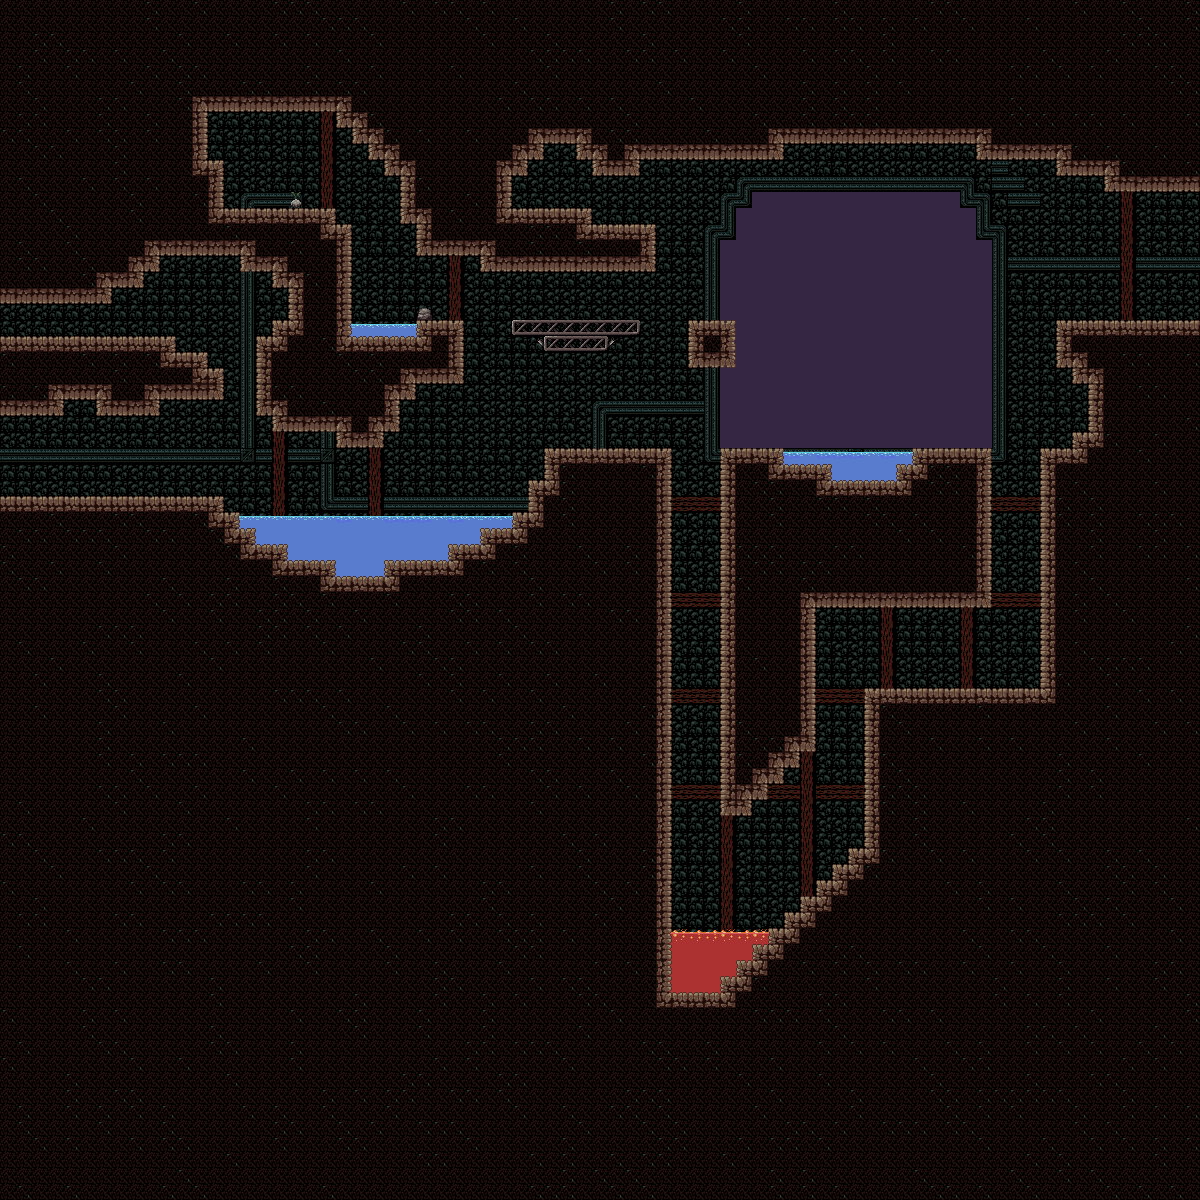

A level layout from a 2D game, rendered from its tile map. Below: a short description, then the map file with tile-grid data replaced by summaries:
An orthogonal 75x75 tile map with 16x16 px tiles, 4 tile layers (Background, Liquids, Tile Layer 1, Decoration), 3 tilesets and 15 objects (rotatingthing, path1, mover, path5, path4, ...).

<map version="1.0" orientation="orthogonal" renderorder="right-down" width="75" height="75" tilewidth="16" tileheight="16" backgroundcolor="#352643" nextobjectid="73">
 <tileset firstgid="1" source="../Tilesets/rustic_foreground.tsx" />
 <tileset firstgid="37" source="../Tilesets/rustic_background.tsx" />
 <tileset firstgid="73" source="../Tilesets/liquids.tsx" />
 <layer name="Background" width="75" height="75">
  <data>[5625 cells, 3893 non-empty, 13 distinct tile ids]</data>
 </layer>
 <layer name="Liquids" width="75" height="75">
  <data>[5625 cells, 164 non-empty, 9 distinct tile ids]</data>
 </layer>
 <layer name="Tile Layer 1" width="75" height="75">
  <properties>
   <property name="collidable" type="bool" value="true" />
  </properties>
  <data>[5625 cells, 4239 non-empty, 23 distinct tile ids]</data>
 </layer>
 <layer name="Decoration" width="75" height="75">
  <data>[5625 cells, 2 non-empty, 2 distinct tile ids]</data>
 </layer>
 <objectgroup color="#e6e6a2" name="Objects">
  <object id="31" name="rotatingthing" x="416" y="448" width="80" height="16">
   <properties>
    <property name="script" type="file" value="../../../rotateme.lua" />
    <property name="speed" type="float" value="-0.05" />
   </properties>
  </object>
  <object id="32" name="path1" x="504" y="372">
   <properties>
    <property name="stops" value="1,4,5" />
   </properties>
   <polyline points="-40,-52 -40,44 136,44 136,-52" />
  </object>
  <object id="35" name="mover" x="464" y="320">
   <properties>
    <property name="json" type="file" value="../../../Objects/pathfollow.json" />
    <property name="path" value="@object:path1" />
    <property name="speed" type="float" value="120" />
   </properties>
   <polygon points="0,0 48,0 48,16 0,16" />
  </object>
  <object id="36" name="path5" x="1008" y="320">
   <polyline points="-32,0 48,0" />
  </object>
  <object id="37" name="path4" x="928" y="320">
   <polyline points="0,0 0,-128" />
  </object>
  <object id="38" name="path3" x="864" y="256">
   <polyline points="-32,0 -32,-64 16,-64" />
  </object>
  <object id="39" name="path2" x="736" y="256">
   <polyline points="0,0 0,64" />
  </object>
  <object id="44" x="736" y="256" width="48" height="16">
   <properties>
    <property name="json" type="file" value="../../../Objects/pathfollow.json" />
    <property name="length" type="float" value="2" />
    <property name="path" value="@object:path2" />
   </properties>
  </object>
  <object id="45" x="784" y="256" width="48" height="16">
   <properties>
    <property name="json" type="file" value="../../../Objects/pathfollow.json" />
    <property name="length" type="float" value="2" />
    <property name="path" value="@object:path3" />
   </properties>
  </object>
  <object id="46" x="880" y="320" width="48" height="16">
   <properties>
    <property name="json" type="file" value="../../../Objects/pathfollow.json" />
    <property name="length" type="float" value="2" />
    <property name="path" value="@object:path4" />
   </properties>
  </object>
  <object id="47" x="928" y="320" width="48" height="16">
   <properties>
    <property name="json" type="file" value="../../../Objects/pathfollow.json" />
    <property name="length" type="float" value="2" />
    <property name="path" value="@object:path5" />
   </properties>
  </object>
  <object id="54" x="992" y="640">
   <properties>
    <property name="json" type="file" value="../../../Objects/pathfollow.json" />
    <property name="path" value="@object:path_long" />
    <property name="speed" type="float" value="120" />
    <property name="stops" value="5,6" />
   </properties>
   <polygon points="0,0 48,0 32,16 16,16" />
  </object>
  <object id="55" name="path_long" x="1016" y="512">
   <polygon points="0,128 -176,128 -176,272 -320,416 -320,-64 0,-64" />
  </object>
  <object id="68" x="256" y="176" width="48" height="32">
   <properties>
    <property name="script" type="file" value="../../../Player/player_spawner.lua" />
   </properties>
  </object>
  <object id="72" x="1200" y="176" width="32" height="160">
   <properties>
    <property name="json" type="file" value="../../../Objects/loadzone/loadzone.json" />
    <property name="level" type="file" value="../upper.lua" />
    <property name="name" value="to_upper" />
    <property name="target" value="to_enterance" />
   </properties>
  </object>
 </objectgroup>
 <objectgroup color="#00007f" name="Solid">
  <properties>
   <property name="collidable" type="bool" value="true" />
  </properties>
 </objectgroup>
</map>
